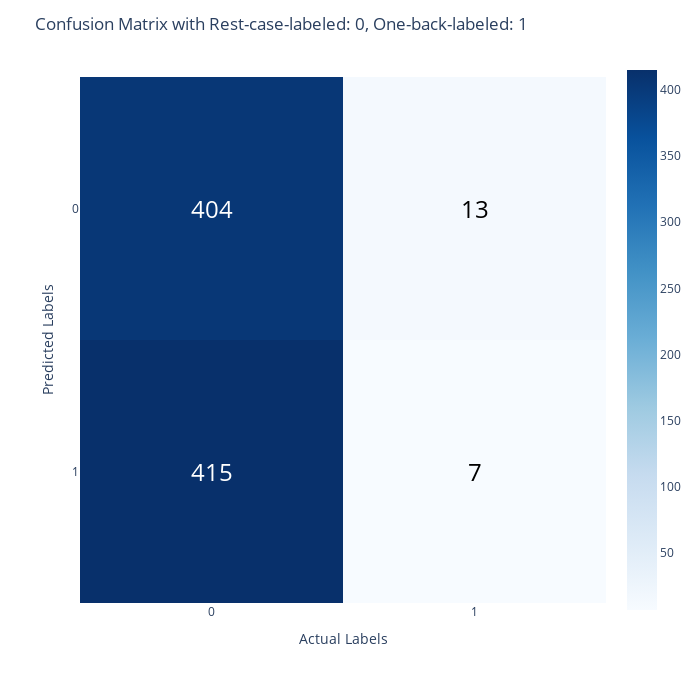
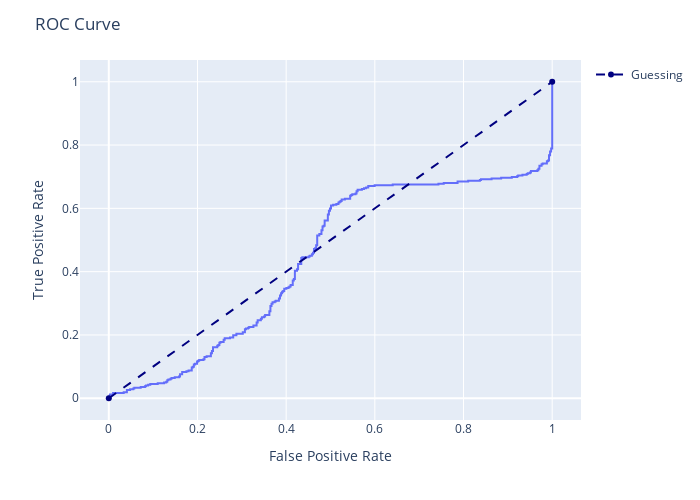

The cell these charts' notebook holds for them, in order:
### Code cell
metrics(gnb, labels)

### Figure 1 — Plotly figure (JSON) as saved in the notebook; plotly's stock layout.template omitted (floating-point values rounded to 4 significant figures)
{"data": [{"coloraxis": "coloraxis", "hovertemplate": "x: %{x}<br>y: %{y}<br>color: %{z}<extra></extra>", "name": "0", "type": "heatmap", "xaxis": "x", "yaxis": "y", "z": [[404, 13], [415, 7]]}], "layout": {"annotations": [{"font": {"color": "white", "size": 24}, "showarrow": false, "text": "404", "x": 0, "y": 0}, {"font": {"color": "black", "size": 24}, "showarrow": false, "text": "13", "x": 1, "y": 0}, {"font": {"color": "white", "size": 24}, "showarrow": false, "text": "415", "x": 0, "y": 1}, {"font": {"color": "black", "size": 24}, "showarrow": false, "text": "7", "x": 1, "y": 1}], "coloraxis": {"colorscale": [[0, "rgb(247,251,255)"], [0.125, "rgb(222,235,247)"], [0.25, "rgb(198,219,239)"], [0.375, "rgb(158,202,225)"], [0.5, "rgb(107,174,214)"], [0.625, "rgb(66,146,198)"], [0.75, "rgb(33,113,181)"], [0.875, "rgb(8,81,156)"], [1, "rgb(8,48,107)"]]}, "font": {"size": 12}, "height": 700, "margin": {"t": 60}, "title": {"text": "Confusion Matrix with Rest-case-labeled: 0, One-back-labeled: 1"}, "width": 700, "xaxis": {"anchor": "y", "constrain": "domain", "domain": [0, 1], "dtick": 1, "scaleanchor": "y", "tick0": 0, "title": {"text": "Actual Labels"}}, "yaxis": {"anchor": "x", "autorange": "reversed", "constrain": "domain", "domain": [0, 1], "dtick": 1, "tick0": 0, "title": {"text": "Predicted Labels"}}}}

### Figure 2 — Plotly figure (JSON) as saved in the notebook; plotly's stock layout.template omitted (floating-point values rounded to 4 significant figures; data arrays with more than 128 entries replaced by an {"elided": "..."} marker saying what was removed)
{"data": [{"hovertemplate": "x=%{x}<br>y=%{y}<extra></extra>", "legendgroup": "", "line": {"color": "#636efa", "dash": "solid"}, "marker": {"symbol": "circle"}, "mode": "lines", "name": "", "orientation": "v", "showlegend": false, "type": "scatter", "x": {"elided": "290 float values"}, "xaxis": "x", "y": {"elided": "290 float values"}, "yaxis": "y"}, {"line": {"color": "navy", "dash": "dash"}, "name": "Guessing", "type": "scatter", "x": [0, 1], "y": [0, 1]}], "layout": {"height": 500, "legend": {"tracegroupgap": 0}, "margin": {"t": 60}, "title": {"text": "ROC Curve"}, "width": 700, "xaxis": {"anchor": "y", "domain": [0, 1], "title": {"text": "False Positive Rate"}}, "yaxis": {"anchor": "x", "domain": [0, 1], "title": {"text": "True Positive Rate"}}}}
